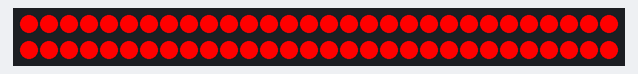
The program below on a simulated Raspberry Pi Pico running MicroPython. Shown: 60 RGB LEDs in strip order, left to right, continuing on the next row. Dim RGB values are drawn brighter than linear.

Above: at 3.1 s.
At 11.3 s:
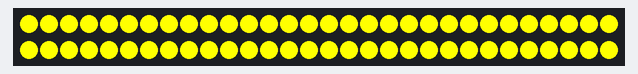
At 15.5 s:
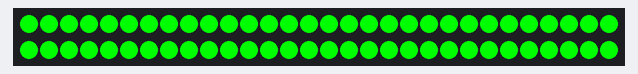
At 19.6 s:
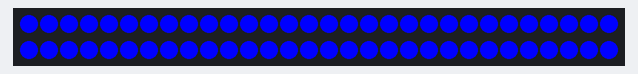
At 27.8 s:
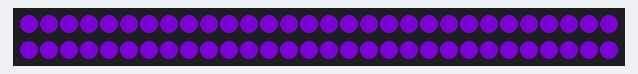
At 36.0 s:
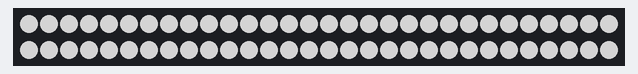

The program:

02-move-wipe.py
```python
from neopixel import NeoPixel
from time import sleep

# most people have a heart rate of around 60-70 beats per minute
# If you add a once second deplay between "beats" you can make and LED
# look like a beating heart.

NUMBER_PIXELS = 60
LED_PIN = 0

strip = NeoPixel(machine.Pin(LED_PIN), NUMBER_PIXELS)

red = (255, 0, 0)
orange = (140, 60, 0)
yellow = (255, 255, 0)
green = (0, 255, 0)
blue = (0, 0, 255)
cyan = (0, 255, 255)
indigo = (75, 0, 130)
violet = (138, 43, 226)
white = (128, 128, 128)
colors = (red, orange, yellow, green, blue, cyan, indigo, violet, white)

def color_wipe(delay, color_delay):
    for color in colors:
        for i in range(0, NUMBER_PIXELS):
            strip[i] = color
            strip.write()
            sleep(delay)
        sleep(color_delay)

while True:
    color_wipe(.05, 1)
```
